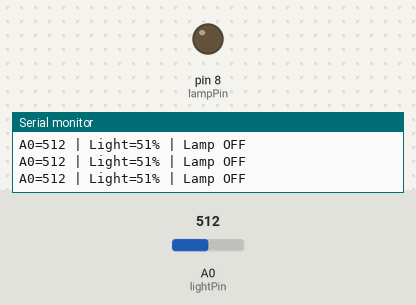
Bench run of a sketch on a simulated Arduino Uno, built with avr-gcc and run on an emulated ATmega328P. Parts: output pins drawn as LEDs (lit = HIGH), the last lines printed to the serial monitor. The test bench sets the inputs (shaded band); at power-on: A0 (lightPin) = 512.

Above: at 1.2 s.
1.3 s: A0 (lightPin) set to 451
3.5 s: A0 (lightPin) set to 431
At 5.2 s:
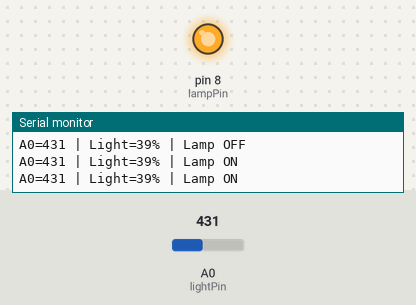
6.0 s: A0 (lightPin) set to 517
8.2 s: A0 (lightPin) set to 550
At 9.7 s:
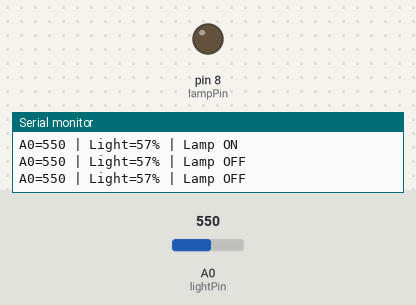
10.7 s: A0 (lightPin) set to 306
At 12.8 s:
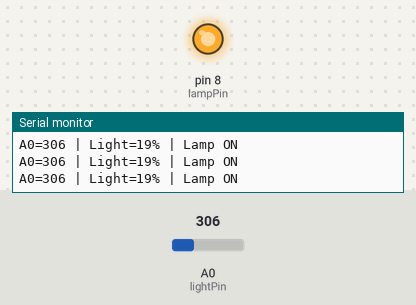
Timing chart, 0 to 14.2 s (numbered marks = the images above; inputs shaded):
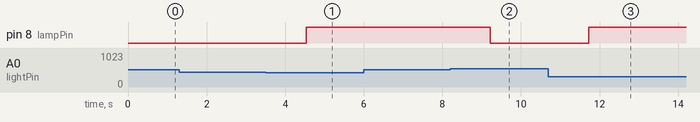

The sketch:

model_streetlight.ino
```cpp
constexpr byte lightPin = A0;
constexpr byte lampPin = 8;
constexpr int darkAdc = 180;     // Replace with your shaded reference.
constexpr int brightAdc = 820;   // Replace with your bright reference.
constexpr int turnOn = 40;
constexpr int turnOff = 55;
constexpr unsigned long holdMs = 1000;
static_assert(brightAdc > darkAdc, "The bright reading must exceed the dark reading.");

bool lit = false;
bool qualifying = false;
unsigned long since = 0;
unsigned long reported = 0;

void setup() {
  Serial.begin(115200);
  pinMode(lampPin, OUTPUT);
  digitalWrite(lampPin, LOW);
}

void loop() {
  const unsigned long now = millis();
  const int raw = analogRead(lightPin);
  const int percent = constrain(map(raw, darkAdc, brightAdc, 0, 100), 0, 100);
  const bool wantsChange = lit ? percent >= turnOff : percent <= turnOn;
  if (!wantsChange) {
    qualifying = false;
  } else if (!qualifying) {
    qualifying = true;
    since = now;
  } else if (now - since >= holdMs) {
    lit = !lit;
    qualifying = false;
    digitalWrite(lampPin, lit);
  }
  if (now - reported >= 250) {
    reported = now;
    Serial.print(F("A0="));
    Serial.print(raw);
    Serial.print(F(" | Light="));
    Serial.print(percent);
    Serial.print(F("% | Lamp "));
    Serial.println(lit ? F("ON") : F("OFF"));
  }
  delay(20);
}
```

Measured:
- the behaviour switches between 443 and 442 on A0 (lightPin) (found by bisection; images 0 and 1)
- the behaviour switches between 531 and 532 on A0 (lightPin) (found by bisection; images 1 and 2)
- after the input at 3.5 s, pin 8 (lampPin): LOW → HIGH after 1.0 s
- after the input at 8.2 s, pin 8 (lampPin): HIGH → LOW after 1.0 s
- after the input at 10.7 s, pin 8 (lampPin): LOW → HIGH after 1.0 s
